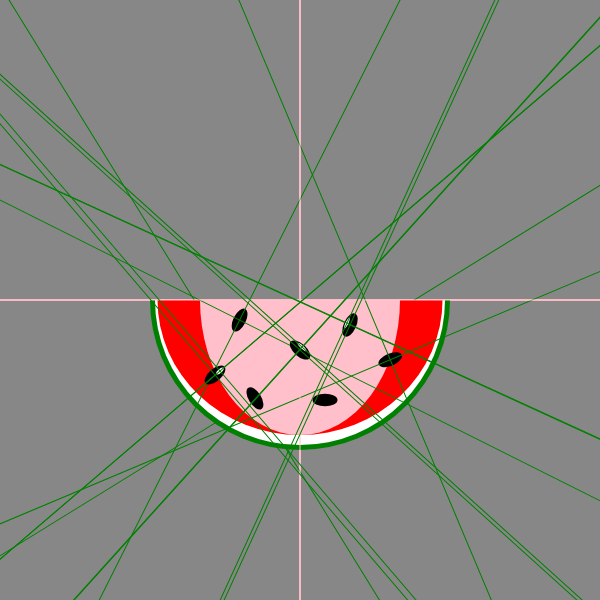
Frame 1 (no input)
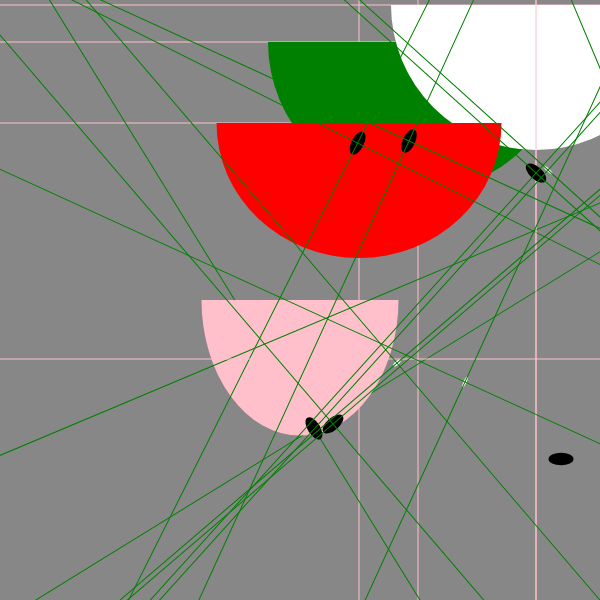
Frame 60 (no input)
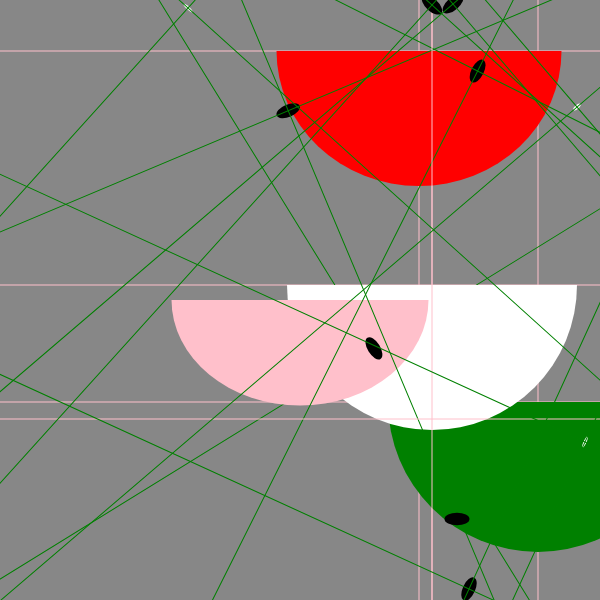
Frame 120 (the mouse pressed at the canvas centre since frame 60)

The p5.js sketch that drew these frames (run headless with seeded random() and noise() and a simulated clock; from frame 60 on, the mouse is pressed at the canvas centre):

// p5.js sketch
// ── sketch.js
let angle = 0
let objectScale = 1
let greenHalfCircle = {
x: 0,
y: 0,
xWidth: 300,
yHeight: 300,
start: 0,
HowMuchPi: 3.14159265358979323846,
color: 'green',
transX: 300,
transY: 300,
xspeed: 2,
yspeed: -6,
}


let whiteHalfCircle = {
x: 0,
y: 0,
xWidth: 290,
yHeight: 290,
start: 0,
HowMuchPi: 3.14159265358979323846,
color: 255,
transX: 300,
transY: 300,
xspeed: 4,
yspeed: -5,
}


let redHalfCircle = {
x: 0,
y: 0,
xWidth: 285,
yHeight: 270,
start: 0,
HowMuchPi: 3.14159265358979323846,
color: 'red',
transX: 300,
transY: 300,
xspeed: 1,
yspeed: -3,
}


let pinkHalfCircle = {
x: 0,
y: 0,
xWidth: 200,
yHeight: 270,
start: 0,
HowMuchPi: 3.14159265358979323846,
color: 'pink',
transX: 300,
transY: 300,
xspeed: -.5,
yspeed: -1,
}


let seed01 = {
x: 60,
y: 90,
h: 25,
w: 12.5,
color: 'black',
transX: 300,
transY: 300,
angle: 45,
xspeed: 1,
yspeed: 10,
}


let seed02 = {
x: 60,
y: 90,
h: 25,
w: 12.5,
color: 'black',
transX: 300,
transY: 300,
angle: 75,
xspeed: 6,
yspeed: -3,
}


let seed03 = {
x: 45,
y: 45,
h: 25,
w: 12.5,
color: 'black',
transX: 300,
transY: 300,
angle: 90,
xspeed: 2,
yspeed: -3,
}


let seed04 = {
x: 25,
y: 100,
h: 25,
w: 12.5,
color: 'black',
transX: 300,
transY: 300,
angle: 0,
xspeed: 4,
yspeed: 1,
}


let seed05 = {
x: 0,
y: 0,
h: 25,
w: 12.5,
color: 'black',
transX: 215,
transY: 375,
angle: 15,
xspeed: 2,
yspeed: 7,
}


let seed05a = {
x: 0,
y: 0,
h: 9,
w: 4,
color: 'white',
transX: 220,
transY: 371,
angle: 15,
xspeed: 3,
yspeed: 8,
}


let seed06 = {
x: 0,
y: 0,
h: 25,
w: 12.5,
color: 'black',
transX: 300,
transY: 350,
angle: 51,
xspeed: 4,
yspeed: -3,
}


let seed06a = {
x: 0,
y: 0,
h: 12,
w: 3,
color: 'white',
transX: 302,
transY: 347,
angle: 51,
xspeed: 6,
yspeed: -3,
}


let seed07 = {
x: 0,
y: 0,
h: 25,
w: 12.5,
color: 'black',
transX: 350,
transY: 325,
angle: 2,
xspeed: 1,
yspeed: -8,
}


let seed07a = {
x: 0,
y: 0,
h: 12,
w: 3,
color: 'white',
transX: 347,
transY: 323,
angle: 2,
xspeed: 2,
yspeed: 1,
}



function setup() {
// put setup code here
createCanvas(600, 600);
}

function draw() {
// put drawing code here
background(135);


//tracing objects
traceObject(greenHalfCircle);
traceObject(whiteHalfCircle);
traceObject(redHalfCircle);
traceObject(seed01);
//traceObject(pinkHalfCircle);

push();
drawHalfCircle(greenHalfCircle);
moveX(greenHalfCircle);
moveY(greenHalfCircle);
pop();

drawHalfCircle(whiteHalfCircle);
moveX(whiteHalfCircle);
moveY(whiteHalfCircle);


push();
drawHalfCircle(redHalfCircle);
moveX(redHalfCircle);
moveY(redHalfCircle);
pop();


push();
stroke('rgb(0,255,0)');
strokeWeight(2);
drawHalfCircle(pinkHalfCircle);
grow(pinkHalfCircle);
pop();

push();
drawSeed(seed01);
moveX(seed01);
moveY(seed01);
pop();

drawSeed(seed02);
traceObject(seed02);
moveX(seed02);
moveY(seed02);


drawSeed(seed03);
traceObject(seed03);
moveX(seed03);
moveY(seed03);


drawSeed(seed04);
traceObject(seed04);
moveX(seed04);
moveY(seed04);

//with white highlight
drawSeed(seed05);
traceObject(seed05);
moveX(seed05);
moveY(seed05);
drawSeed(seed05a);
traceObject(seed05a);
moveX(seed05a);
moveY(seed05a);

//with white highlight
drawSeed(seed06);
traceObject(seed06);
moveX(seed06);
moveY(seed06);
drawSeed(seed06a);
traceObject(seed06a);
moveX(seed06a);
moveY(seed06a);

//with white highlight
drawSeed(seed07);
push();
traceObject(seed07);
pop();
moveX(seed07);
moveY(seed07);
drawSeed(seed07a);
traceObject(seed07a);
moveX(seed07a);
moveY(seed07a);
}

function drawHalfCircle(saidGeo) {
push();
noStroke();
translate(saidGeo.transX, saidGeo.transY)
fill(saidGeo.color)
arc(saidGeo.x, saidGeo.y, saidGeo.xWidth, saidGeo.yHeight, saidGeo.start, saidGeo.HowMuchPi)
pop();
}

function drawSeed(saidGeo){
push();
noStroke();
fill(saidGeo.color)
translate(saidGeo.transX, saidGeo.transY)
rotate(saidGeo.angle)
ellipse(saidGeo.x, saidGeo.y, saidGeo.h, saidGeo.w)
pop();
}


 function traceObject (saidGeo){
 if (saidGeo.angle){
   stroke('green');
   push();
   translate(saidGeo.transX, saidGeo.transY)
   rotate(saidGeo.angle)
   line(saidGeo.x, -2000, saidGeo.x, 2*height)
   line(-2000, saidGeo.y, 2*width, saidGeo.y)
   pop();
 } else {
   stroke('pink')
   line(saidGeo.transX, 0, saidGeo.transX, height)
   line(0, saidGeo.transY, width, saidGeo.transY)
}
}
function moveX(saidGeo) {
if (saidGeo.transX > width || saidGeo.transX < 0){
saidGeo.xspeed = saidGeo.xspeed *-1;
}
saidGeo.transX = saidGeo.transX + saidGeo.xspeed;
}
function moveY(saidGeo){
if (saidGeo.transY > height || saidGeo.transY < 0){
saidGeo.yspeed = saidGeo.yspeed *-1;
}
saidGeo.transY = saidGeo.transY + saidGeo.yspeed;
}

function grow(saidGeo){
if (saidGeo.xWidth > 500 || saidGeo.xWidth < 300){
  objectScale = objectScale *-1;
} saidGeo.xWidth = objectScale + saidGeo.xWidth;
if (saidGeo.yHeight > 500 || saidGeo.yHeight < 300){
  objectScale = objectScale * -1;
} saidGeo.yHeight = objectScale + saidGeo.yHeight;
}
